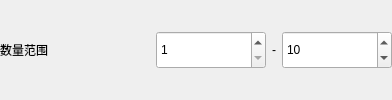
                  <widget class="QWidget" name="countBasisPage">
                   <layout class="QHBoxLayout" name="horizontalLayout_countRange">
                    <property name="leftMargin">
                     <number>0</number>
                    </property>
                    <property name="topMargin">
                     <number>0</number>
                    </property>
                    <property name="rightMargin">
                     <number>0</number>
                    </property>
                    <property name="bottomMargin">
                     <number>0</number>
                    </property>
                    <item>
                     <widget class="QLabel" name="countRangeLabel">
                      <property name="minimumSize">
                       <size>
                        <width>150</width>
                        <height>0</height>
                       </size>
                      </property>
                      <property name="text">
                       <string>数量范围</string>
                      </property>
                      <property name="role" stdset="0">
                       <string>rowField</string>
                      </property>
                     </widget>
                    </item>
                    <item>
                    <widget class="QSpinBox" name="minCountSpinBox">
                      <property name="minimumSize">
                       <size>
                        <width>110</width>
                        <height>38</height>
                       </size>
                      </property>
                      <property name="minimum">
                       <number>1</number>
                      </property>
                      <property name="maximum">
                       <number>999</number>
                      </property>
                      <property name="value">
                       <number>1</number>
                      </property>
                     </widget>
                    </item>
                    <item>
                     <widget class="QLabel" name="rangeDashLabel">
                      <property name="text">
                       <string>-</string>
                      </property>
                      <property name="alignment">
                       <set>Qt::AlignCenter</set>
                      </property>
                     </widget>
                    </item>
                    <item>
                     <widget class="QSpinBox" name="maxCountSpinBox">
                      <property name="minimumSize">
                       <size>
                        <width>110</width>
                        <height>38</height>
                       </size>
                      </property>
                      <property name="minimum">
                       <number>1</number>
                      </property>
                      <property name="maximum">
                       <number>999</number>
                      </property>
                      <property name="value">
                       <number>10</number>
                      </property>
                     </widget>
                    </item>
                   </layout>
                  </widget>
